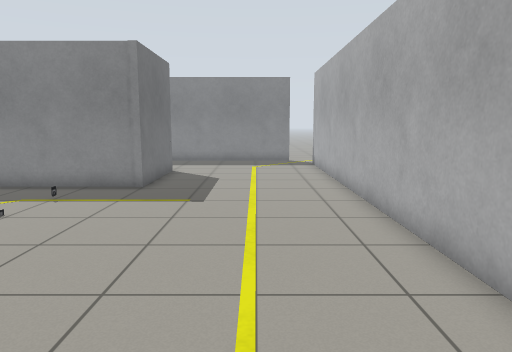
[1] (above)

13 first-person views from a walk through a world built for the Gazebo simulator. The camera is 1.1 m above the floor, tilts 8° down and sees 70° across. The floor is counted in squares, 0.5 m on a side. Each view is taken from the middle of a square. On the plan, view 1 faces up. The plan holds only what a view shows up to about 19 squares ahead; the rest is blank. The robots in the file are not drawn.

[2]
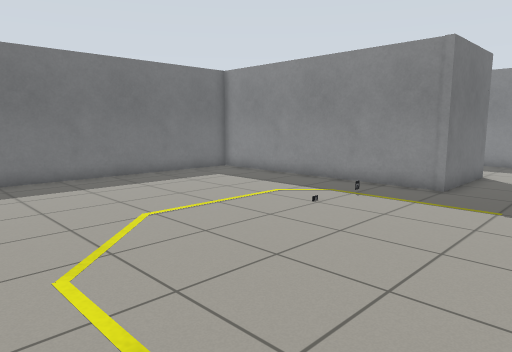

[3]
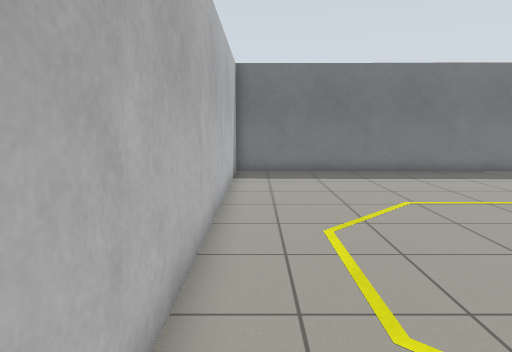

[4]
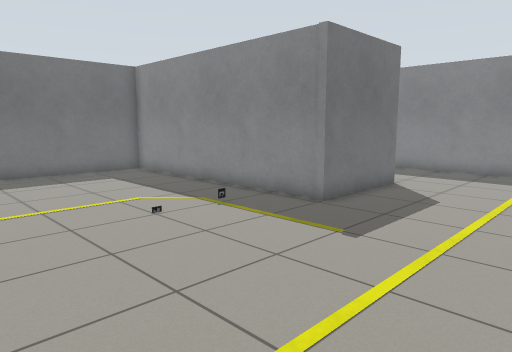

[5]
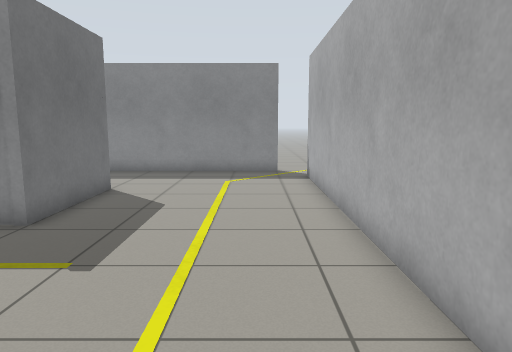

[6]
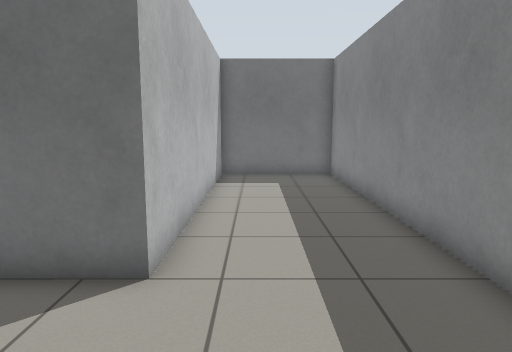

[7]
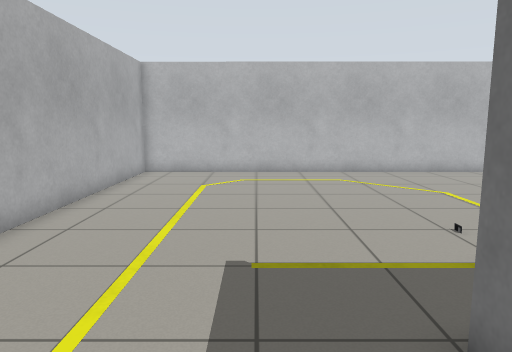

[8]
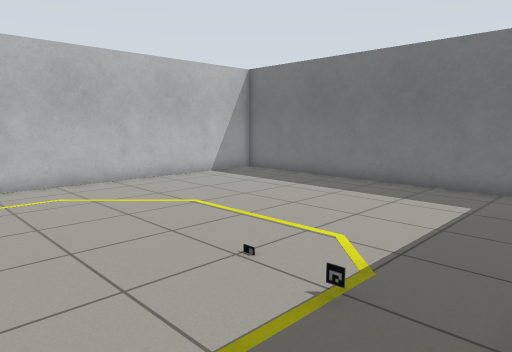

[9]
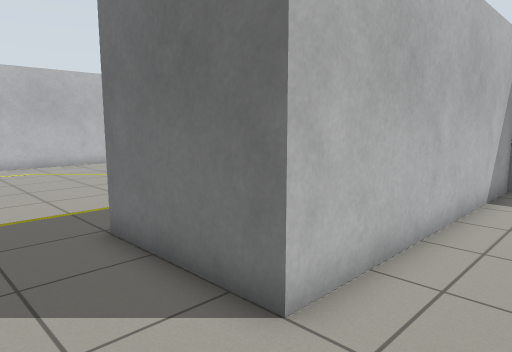

[10]
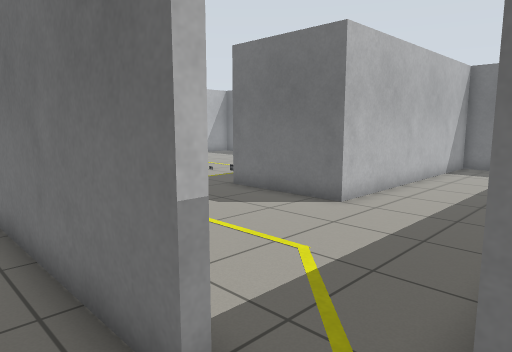

[11]
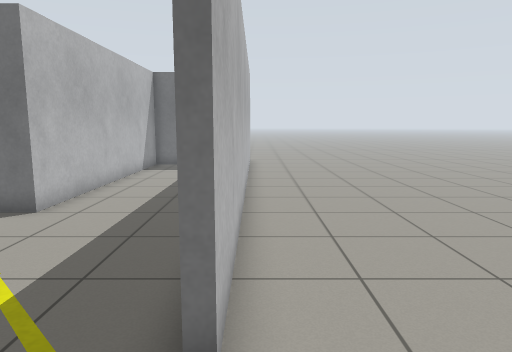

[12]
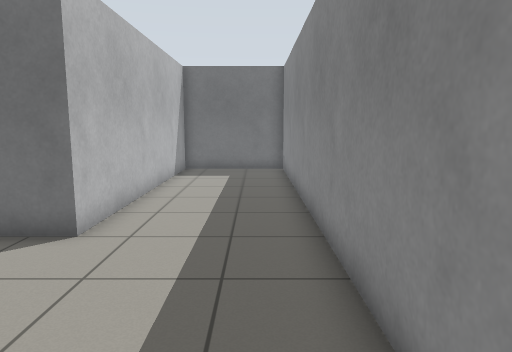

[13]
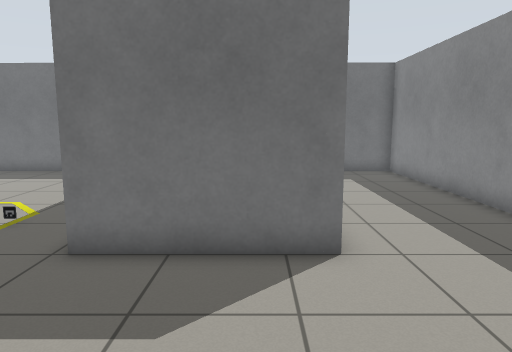

### Floor plan
Points are (right, up) in squares from view 1. A wall is a line through its corners. A room is listed if a view was taken in it or the views show most of it. See-through windows are left out.
Room 1 (views 1, 2, 3, 4, 5, 6, 7, 8, 9, 13)
walls: (2, 22.4) (-15.1, 22.4) (-15.1, 17.5) (-4, 17.5) (-4, 12.9) (-15.2, 12.9) (-15.4, -0.9) (3.2, -1) (3.2, 20.7)
ways out: opening at (3, 21) to room 3
objects: other object (-6, 9); marker (-6, 11)
Room 2 (views 10, 11)
walls: (-11.4, 22.7) (2, 22.7); (-13.7, 22.7) (-13.2, 22.7)
ways out: opening at (4.5, 22) to room 3
Room 3 (view 12)
walls: (3.2, 20.7) (3.5, 20.7) (3.5, 14); (2, 22.7) (2, 22.4)
ways out: opening at (3, 21) to room 1; opening at (4.5, 22) to room 2

Where each view was taken, in squares from view 1:
view 1: 0 up, 0 right, facing up
view 2: 0 up, 0 right, facing up-left
view 3: 0 up, 2 right, facing left
view 4: 4 up, 2 right, facing up-left
view 5: 5 up, 1 right, facing up
view 6: 19 up, 1 right, facing left
view 7: 16 up, 2 left, facing down
view 8: 13 up, 2 left, facing down-left
view 9: 20 up, 1 left, facing down-left
view 10: 23 up, 5 right, facing down-left
view 11: 23 up, 5 right, facing left
view 12: 21 up, 3 right, facing left
view 13: 16 up, 2 right, facing left
